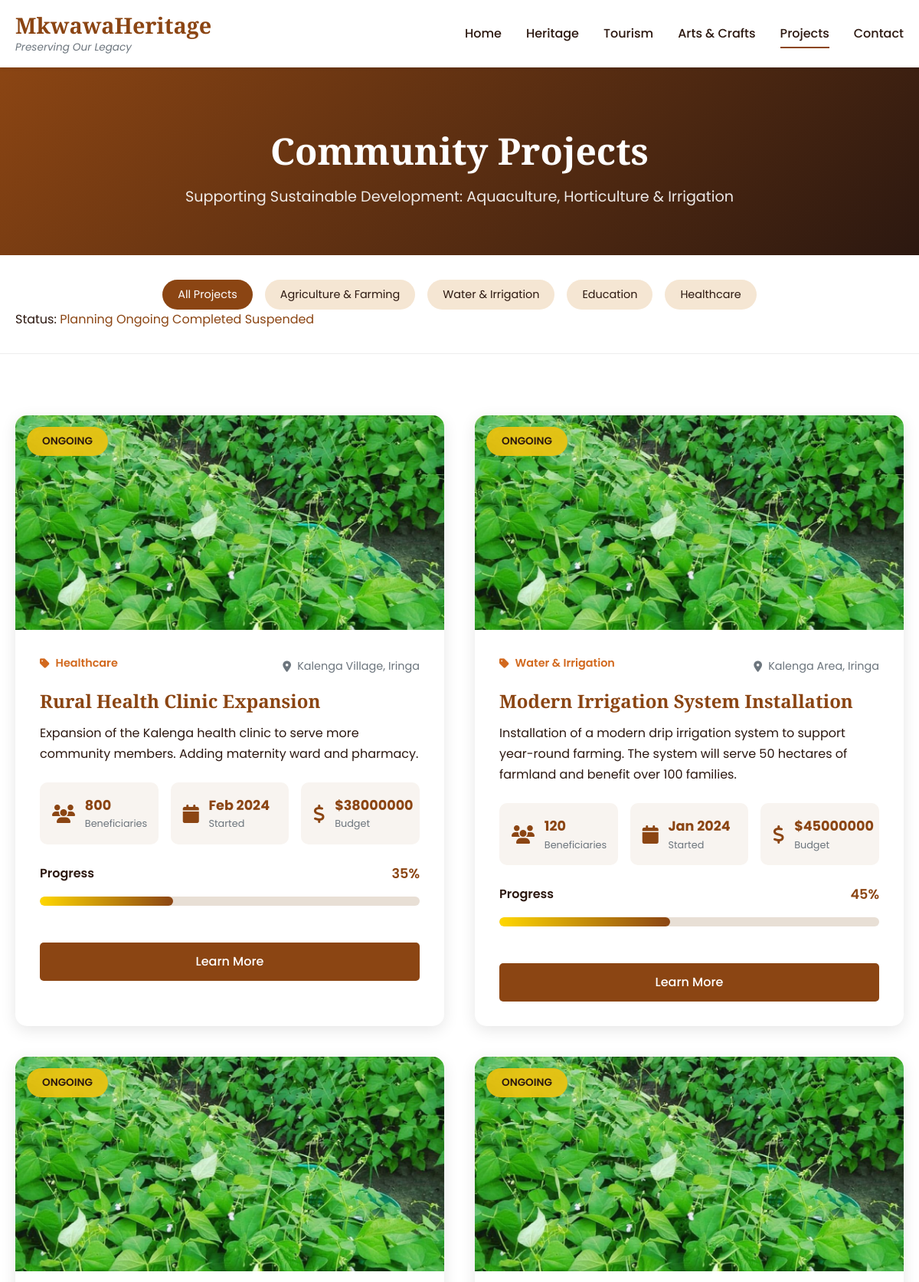
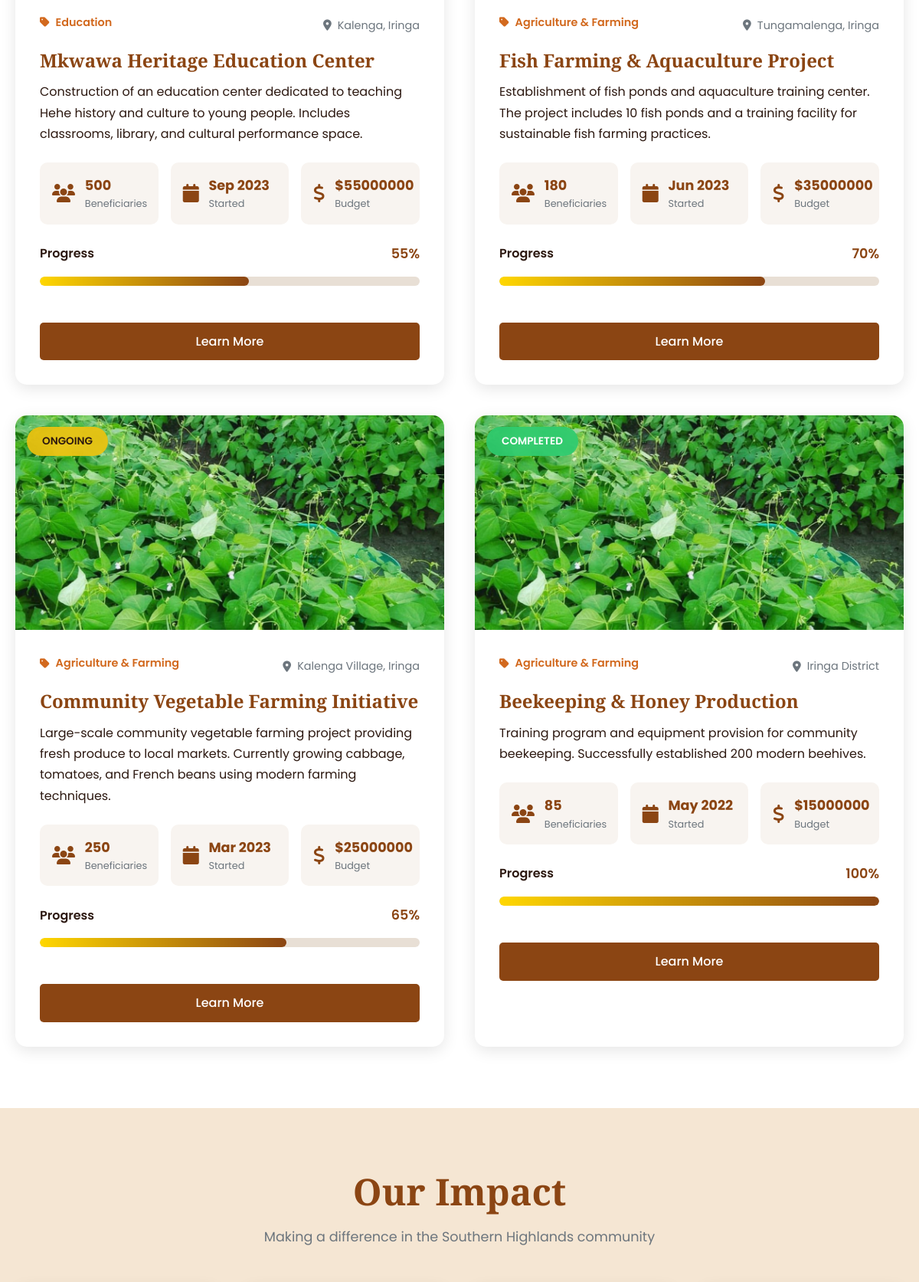
/projects/ (upper part), run on the app's committed database (2 pictures, top to bottom).
### core/models.py (models this page shows, shortened)
class ProjectCategory(models.Model):
    name = models.CharField(max_length=100)
    description = models.TextField(blank=True)
    icon = models.CharField(max_length=50, blank=True, help_text='Icon class name')
    slug = models.SlugField(unique=True, blank=True)
    class Meta:
        verbose_name_plural = 'Project Categories'

class Project(models.Model):
    STATUS_CHOICES = [
        ('planning', 'Planning'),
        ('ongoing', 'Ongoing'),
        ('completed', 'Completed'),
        ('suspended', 'Suspended'),
    ]
    title = models.CharField(max_length=300)
    category = models.ForeignKey(ProjectCategory, on_delete=models.SET_NULL, null=True, related_name='projects')
    description = models.TextField()
    objectives = models.TextField()
    location = models.CharField(max_length=300)
    start_date = models.DateField()
    end_date = models.DateField(null=True, blank=True)
    status = models.CharField(max_length=20, choices=STATUS_CHOICES, default='planning')
    budget = models.DecimalField(max_digits=12, decimal_places=2, null=True, blank=True)
    beneficiaries = models.IntegerField(help_text='Number of people benefiting')
    progress_percentage = models.IntegerField(
        default=0,
        validators=[MinValueValidator(0), MaxValueValidator(100)]
    )
    impact_summary = models.TextField(blank=True)
    featured = models.BooleanField(default=False)
    image = models.ImageField(upload_to='projects/', null=True, blank=True)
    gallery_images = models.JSONField(default=list, blank=True)
    partners = models.TextField(blank=True, help_text='Partner organizations')
    slug = models.SlugField(unique=True, blank=True)
    created_at = models.DateTimeField(auto_now_add=True)
    updated_at = models.DateTimeField(auto_now=True)
    class Meta:
        ordering = ['-start_date']

### core/views.py (the view)
# urls.py: path('projects/', views.projects_view, name='projects'),
def projects_view(request):
    projects = Project.objects.all()
    categories = ProjectCategory.objects.all()
    category_slug = request.GET.get('category')
    if category_slug:
        projects = projects.filter(category__slug=category_slug)
    status = request.GET.get('status')
    if status:
        projects = projects.filter(status=status)
    context = {
        'projects': projects,
        'categories': categories,
        'status_choices': Project.STATUS_CHOICES,
    }
    return render(request, 'core/projects.html', context)

### templates/core/projects.html (shortened to what this page needs)
{% extends 'base.html' %}
{% load static %}
{% block content %}
<section class="page-header">
    <div class="container">
        <h1>Community Projects</h1>
        <p>Supporting Sustainable Development: Aquaculture, Horticulture & Irrigation</p>
    </div>
</section>
<section class="filter-section">
    <div class="container">
        <div class="filter-bar">
            <a href="{% url 'projects' %}" class="filter-btn {% if not request.GET.category and not request.GET.status %}active{% endif %}">All Projects</a>
            {% for category in categories %}
            <a href="?category={{ category.slug }}" class="filter-btn {% if request.GET.category == category.slug %}active{% endif %}">{{ category.name }}</a>
            {% endfor %}
        </div>
        <div class="status-filter">
            <label>Status:</label>
            {% for status_code, status_name in status_choices %}
            <a href="?status={{ status_code }}" class="status-btn {% if request.GET.status == status_code %}active{% endif %}">{{ status_name }}</a>
            {% endfor %}
        </div>
    </div>
</section>
<section class="section">
    <div class="container">
        <div class="projects-grid-full">
            {% for project in projects %}
            <div class="project-card-full">
                <div class="project-image-wrapper">
                    {% if project.image %}
                    <img src="{{ project.image.url }}" alt="{{ project.title }}">
                    {% else %}
                    <img src="{% static 'projects/project_beans.jpeg' %}" alt="{{ project.title }}">
                    {% endif %}
                    <span class="project-status-badge status-{{ project.status }}">{{ project.get_status_display }}</span>
                </div>
                <div class="project-content-full">
                    <div class="project-meta">
                        {% if project.category %}
                        <span class="project-category">
                            <i class="fas fa-tag"></i> {{ project.category.name }}
                        </span>
                        {% endif %}
                        <span class="project-location">
                            <i class="fas fa-map-marker-alt"></i> {{ project.location }}
                        </span>
                    </div>
                    <h3><a href="{% url 'project_detail' project.slug %}">{{ project.title }}</a></h3>
                    <p class="project-description">{{ project.description|truncatewords:30 }}</p>
                    <div class="project-stats-grid">
                        <div class="stat-item">
                            <i class="fas fa-users"></i>
                            <div class="stat-info">
                                <span class="stat-value">{{ project.beneficiaries }}</span>
                                <span class="stat-label">Beneficiaries</span>
                            </div>
                        </div>
                        <div class="stat-item">
                            <i class="fas fa-calendar"></i>
                            <div class="stat-info">
                                <span class="stat-value">{{ project.start_date|date:"M Y" }}</span>
                                <span class="stat-label">Started</span>
                            </div>
                        </div>
                        {% if project.budget %}
                        <div class="stat-item">
                            <i class="fas fa-dollar-sign"></i>
                            <div class="stat-info">
                                <span class="stat-value">${{ project.budget|floatformat:0 }}</span>
                                <span class="stat-label">Budget</span>
                            </div>
                        </div>
                        {% endif %}
                    </div>
                    <div class="progress-section">
                        <div class="progress-header">
                            <span>Progress</span>
                            <span class="progress-percent">{{ project.progress_percentage }}%</span>
                        </div>
                        <div class="progress-bar">
                            <div class="progress-fill" style="width: {{ project.progress_percentage }}%"></div>
                        </div>
                    </div>
                    <a href="{% url 'project_detail' project.slug %}" class="btn btn-primary">Learn More</a>
                </div>
            </div>
            {% empty %}
            <div class="no-results">
                <i class="fas fa-project-diagram"></i>
                <h3>No projects found</h3>
                <p>Check back soon for new community initiatives</p>
            </div>
            {% endfor %}
        </div>
    </div>
</section>
<section class="section bg-light">
    <div class="container">
        <div class="section-header text-center">
            <h2>Our Impact</h2>
            <p>Making a difference in the Southern Highlands community</p>
        </div>
    </div>
</section>
{% endblock %}

### data on the page
ProjectCategory: name "Agriculture & Farming"
ProjectCategory: name "Water & Irrigation"
ProjectCategory: name "Education"
ProjectCategory: name "Healthcare"
Project: status "ONGOING", category.name "Healthcare", location "Kalenga Village, Iringa", title "Rural Health Clinic Expansion", description "Expansion of the Kalenga health clinic to serve more community members. Adding maternity ward and pharmacy.", beneficiaries "800", start_date "Feb 2024", budget "38000000", progress_percentage "35"
Project: status "ONGOING", category.name "Water & Irrigation", location "Kalenga Area, Iringa", title "Modern Irrigation System Installation", description "Installation of a modern drip irrigation system to support year-round farming. The system will serve 50 hectares of farmland and benefit over 100 families.", beneficiaries "120", start_date "Jan 2024", budget "45000000", progress_percentage "45"
Project: status "ONGOING", category.name "Education", location "Kalenga, Iringa", title "Mkwawa Heritage Education Center", description "Construction of an education center dedicated to teaching Hehe history and culture to young people. Includes classrooms, library, and cultural performance space.", beneficiaries "500", start_date "Sep 2023", budget "55000000", progress_percentage "55"
Project: status "ONGOING", category.name "Agriculture & Farming", location "Tungamalenga, Iringa", title "Fish Farming & Aquaculture Project", description "Establishment of fish ponds and aquaculture training center. The project includes 10 fish ponds and a training facility for sustainable fish farming practices.", beneficiaries "180", start_date "Jun 2023", budget "35000000", progress_percentage "70"
Project: status "ONGOING", category.name "Agriculture & Farming", location "Kalenga Village, Iringa", title "Community Vegetable Farming Initiative", description "Large-scale community vegetable farming project providing fresh produce to local markets. Currently growing cabbage, tomatoes, and French beans using modern farming techniques.", beneficiaries "250", start_date "Mar 2023", budget "25000000", progress_percentage "65"
Project: status "COMPLETED", category.name "Agriculture & Farming", location "Iringa District", title "Beekeeping & Honey Production", description "Training program and equipment provision for community beekeeping. Successfully established 200 modern beehives.", beneficiaries "85", start_date "May 2022", budget "15000000", progress_percentage "100"

### other printed values
{{ status_name }} "Planning" "Ongoing" "Completed" "Suspended"
